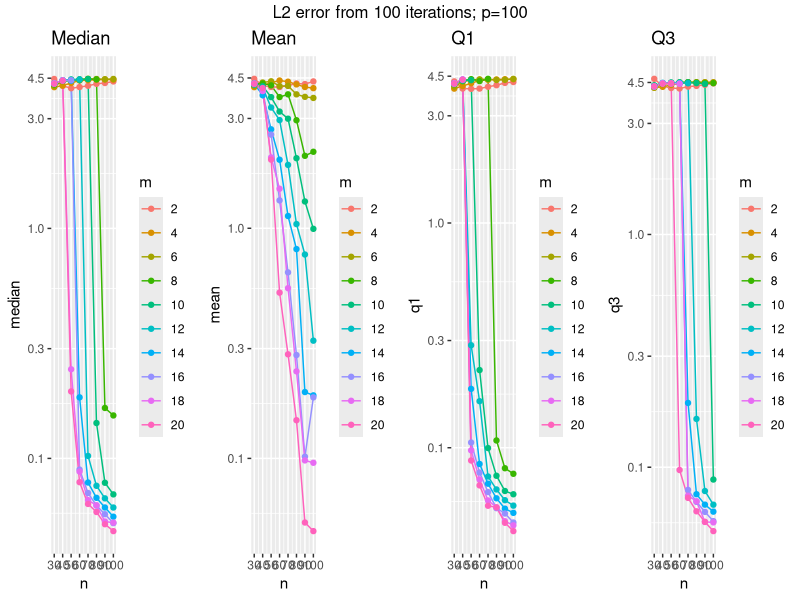
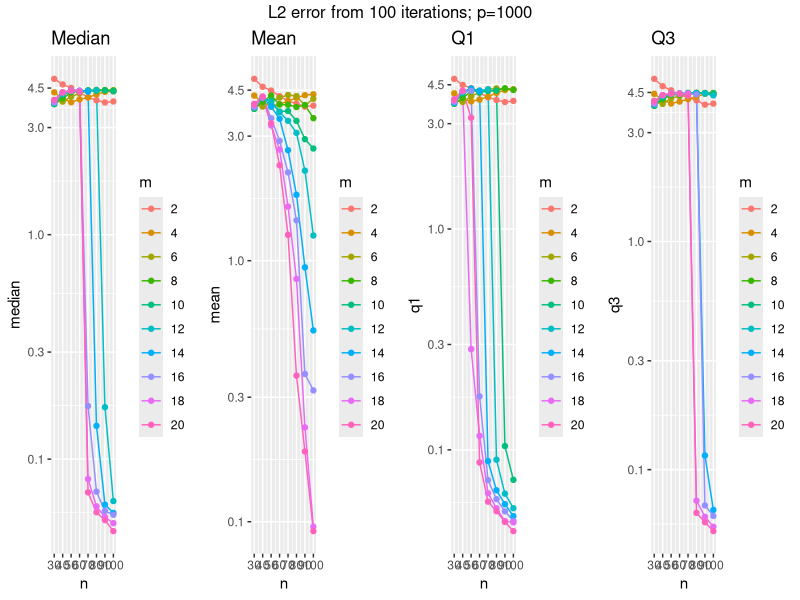
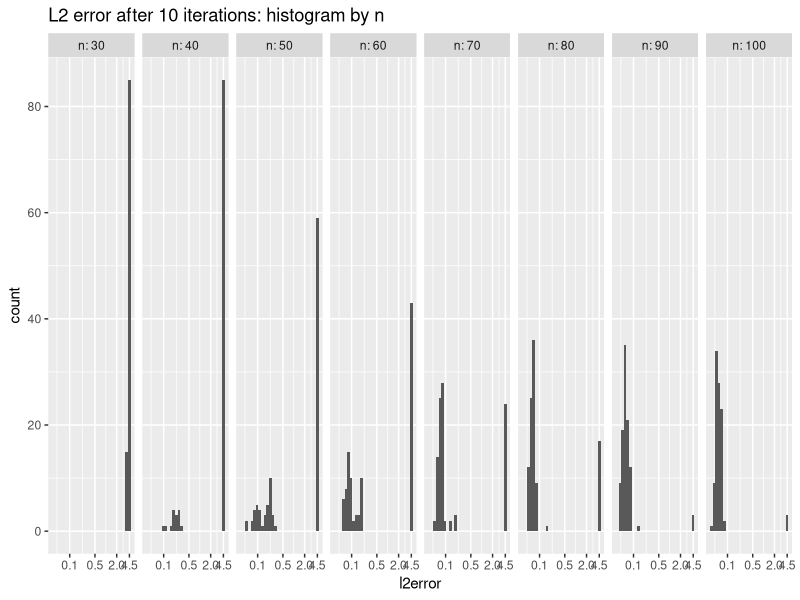
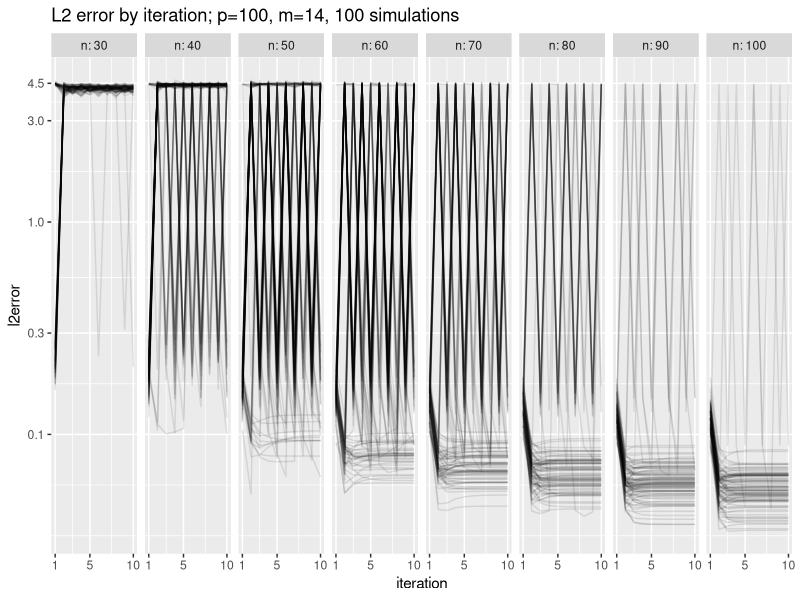
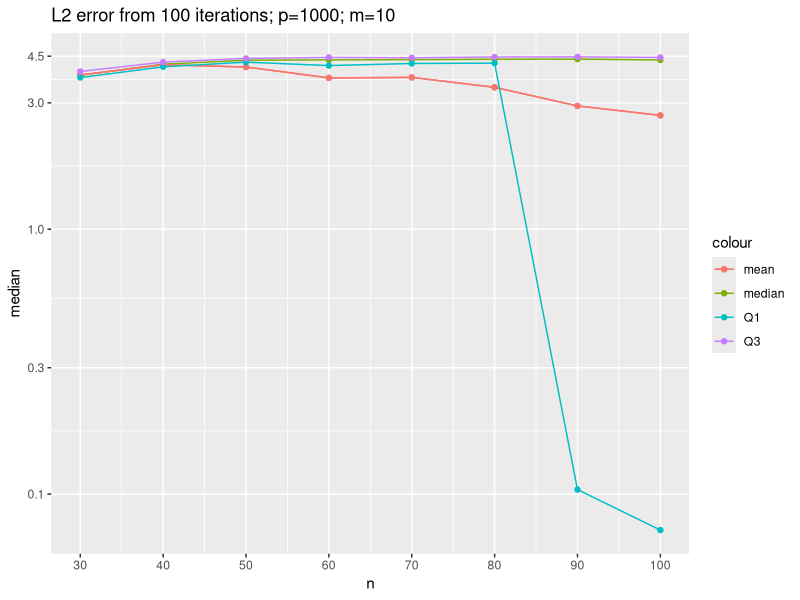

Generate these figures, in order, with R:
## ---- chunk 1
library(readr)
library(tidyverse)
errors_p100 <- read_csv("output/errors_p100.csv", col_names = FALSE)
colnames(errors_p100) <- c("n", "m", "iter", "l2error")

errors_p100 %>% group_by(n,m) %>% summarise(mean=mean(l2error),
                                            sd = sd(l2error),
                                            median = median(l2error),
                                            q1=quantile(l2error,0.25),
                                            q3=quantile(l2error,0.75)) -> df.p100

df.p100 %>%
  ungroup() %>% mutate(m=factor(m)) %>%
  ggplot(aes(x=n, y=median, group=m, col=m))+geom_line()+geom_point()+
  scale_x_continuous(breaks=seq(30,100,by=10))+
  ggtitle("Median")+
  scale_y_log10(breaks=c(0.1, 0.3, 1, 3, 4.5)) -> fig.p100.median

df.p100 %>%
  ungroup() %>% mutate(m=factor(m)) %>%
  ggplot(aes(x=n, y=mean, group=m, col=m))+geom_line()+geom_point()+
  scale_x_continuous(breaks=seq(30,100,by=10))+
  ggtitle("Mean")+
  scale_y_log10(breaks=c(0.1, 0.3, 1, 3, 4.5)) -> fig.p100.mean

df.p100 %>%
  ungroup() %>% mutate(m=factor(m)) %>%
  ggplot(aes(x=n, y=q1, group=m, col=m))+geom_line()+geom_point()+
  scale_x_continuous(breaks=seq(30,100,by=10),)+
  ggtitle("Q1")+
  scale_y_log10(breaks=c(0.1, 0.3, 1, 3, 4.5)) -> fig.p100.q1

df.p100 %>%
  ungroup() %>% mutate(m=factor(m)) %>%
  ggplot(aes(x=n, y=q3, group=m, col=m))+geom_line()+geom_point()+
  scale_x_continuous(breaks=seq(30,100,by=10))+
  ggtitle("Q3")+
  scale_y_log10(breaks=c(0.1, 0.3, 1, 3, 4.5)) -> fig.p100.q3
## ---- chunk 2
library(readr)
library(tidyverse)
errors_p1000 <- read_csv("output/errors_p1000.csv", col_names = FALSE)
colnames(errors_p1000) <- c("n", "m", "iter", "l2error")

errors_p1000 %>%
  group_by(n,m) %>% summarise(mean=mean(l2error),
                                            sd = sd(l2error),
                                            median = median(l2error),
                                            q1=quantile(l2error,0.25),
                                            q3=quantile(l2error,0.75)) -> df.p1000

df.p1000 %>%
  ungroup() %>% mutate(m=factor(m)) %>%
  ggplot(aes(x=n, y=median, group=m, col=m))+geom_line()+geom_point()+
  scale_x_continuous(breaks=seq(30,100,by=10))+
  ggtitle("Median")+
  scale_y_log10(breaks=c(0.1, 0.3, 1, 3, 4.5)) -> fig.p1000.median

df.p1000 %>%
  ungroup() %>% mutate(m=factor(m)) %>%
  ggplot(aes(x=n, y=mean, group=m, col=m))+geom_line()+geom_point()+
  scale_x_continuous(breaks=seq(30,100,by=10))+
  ggtitle("Mean")+
  scale_y_log10(breaks=c(0.1, 0.3, 1, 3, 4.5)) -> fig.p1000.mean

df.p1000 %>%
  ungroup() %>% mutate(m=factor(m)) %>%
  ggplot(aes(x=n, y=q1, group=m, col=m))+geom_line()+geom_point()+
  scale_x_continuous(breaks=seq(30,100,by=10),)+
  ggtitle("Q1")+
  scale_y_log10(breaks=c(0.1, 0.3, 1, 3, 4.5)) -> fig.p1000.q1

df.p1000 %>%
  ungroup() %>% mutate(m=factor(m)) %>%
  ggplot(aes(x=n, y=q3, group=m, col=m))+geom_line()+geom_point()+
  scale_x_continuous(breaks=seq(30,100,by=10))+
  ggtitle("Q3")+
  scale_y_log10(breaks=c(0.1, 0.3, 1, 3, 4.5)) -> fig.p1000.q3
## ---- chunk 3
gridExtra::grid.arrange(fig.p100.median, fig.p100.mean, fig.p100.q1, fig.p100.q3, 
                        ncol=4, top="L2 error from 100 iterations; p=100")

gridExtra::grid.arrange(fig.p1000.median, fig.p1000.mean, fig.p1000.q1, fig.p1000.q3, 
                        ncol=4, top="L2 error from 100 iterations; p=1000")
## ---- chunk 4
errors_p100 %>%
  filter(m==14) %>% 
  ggplot()+
  geom_histogram(aes(x=l2error), bins=30)+
  facet_grid(~n, labeller=labeller(n=label_both))+
  scale_x_log10(breaks=c(0.1, 0.5, 2, 4.5))+
  ggtitle("L2 error after 10 iterations: histogram by n")
## ---- chunk 5
errors_p100_m14 <- read_csv("output/errors_p100_m14.csv", col_names = FALSE)
data.frame(n = rep(unlist(errors_p100_m14[,1], use.names=FALSE), each=(ncol(errors_p100_m14)-1)),
           iteration = rep(1:(ncol(errors_p100_m14)-1), nrow(errors_p100_m14)),
           idx = rep(1:nrow(errors_p100_m14), each=ncol(errors_p100_m14)-1),
           l2error = c(t(errors_p100_m14[,-1]))
           ) %>% 
  ggplot()+geom_line(aes(x=iteration, y=l2error, group=idx), alpha=0.1)+
  facet_grid(~n, labeller = labeller(n=label_both))+
  scale_x_continuous(breaks=c(1,5,10))+
  ggtitle("L2 error by iteration; p=100, m=14, 100 simulations")+
  scale_y_log10(breaks=c(0.1, 0.3, 1, 3, 4.5)) 

## ---- chunk 6
df.p1000 %>%
  ungroup() %>% 
  filter(m==10) %>% 
  ggplot()+
  geom_line(aes(x=n, y=median, col='median'))+geom_point(aes(x=n, y=median, col='median'))+
  geom_line(aes(x=n, y=mean, col='mean'))+geom_point(aes(x=n, y=mean, col='mean'))+
  geom_line(aes(x=n, y=mean, col='mean'))+geom_point(aes(x=n, y=mean, col='mean'))+
  geom_line(aes(x=n, y=q1, col='Q1'))+geom_point(aes(x=n, y=q1, col='Q1'))+
  geom_line(aes(x=n, y=q3, col='Q3'))+geom_point(aes(x=n, y=q3, col='Q3'))+
  scale_x_continuous(breaks=seq(30,100,by=10))+
  ggtitle("L2 error from 100 iterations; p=1000; m=10")+
  scale_y_log10(breaks=c(0.1, 0.3, 1, 3, 4.5)) 
